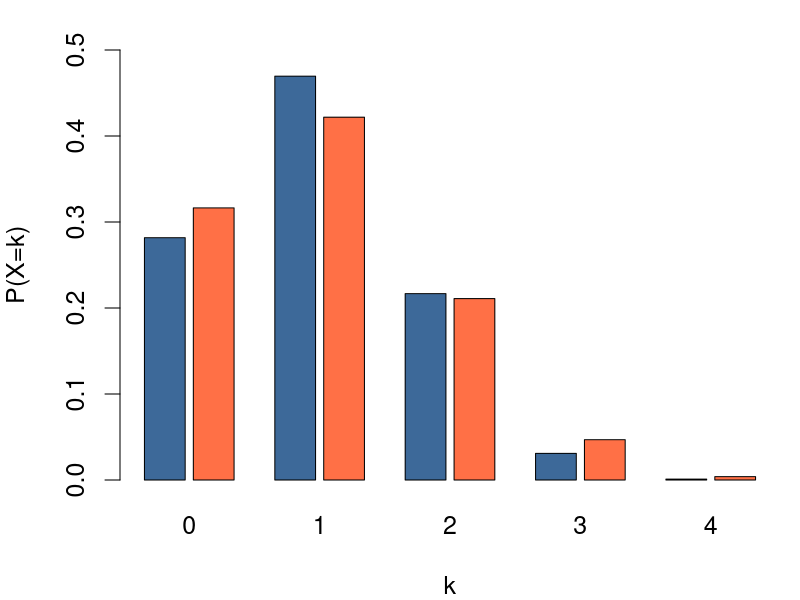

This figure's R source:
# Comparison of hypergeometric Hyp(20,5,4) and binmoial B(4,0.25) distributions

d <- 0:4
h <- dhyper(d, 5, 15, 4)

b <- dbinom(d, 4, 0.25)

m = t(matrix(c(h,b), nrow=5, ncol=2))
colnames(m) <- d

par(mai=c(1.2,1.2,0.5,0.2), cex=1.5)
barplot(m, ylim=c(0,0.5), beside=TRUE, space=c(0.2,1),
        col=c("#3D6999","#FF7046"), xlab="k", ylab="P(X=k)")
